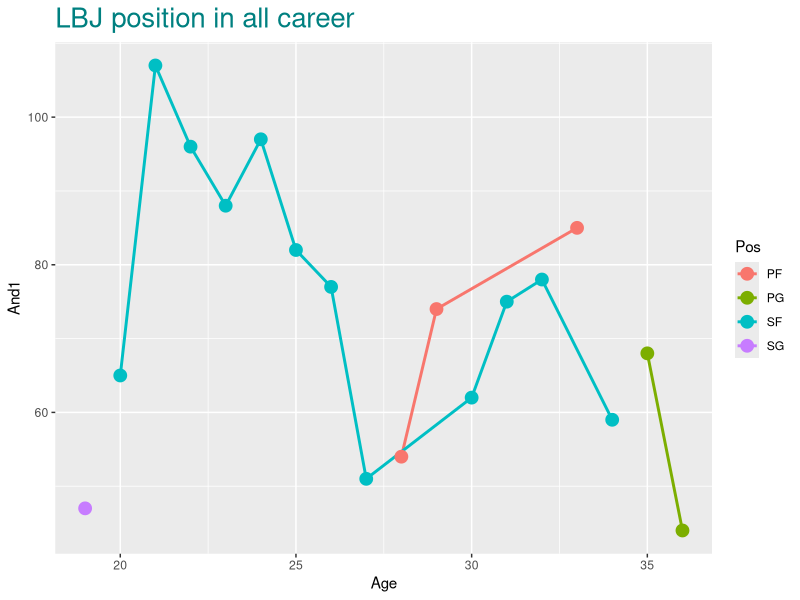

Source code (R):
setwd('C:/workspace/R')
LBJ <- read.csv('data/LBJ.csv')
library(dplyr)
library(ggplot2)

AND1 <- LBJ %>% filter(Age >= 19) %>% group_by(Age) %>% select(Pos, MP, And1, Age)


ggplot(AND1, aes(x=Age, y=And1, col=Pos)) + geom_line(size = 1) + geom_point(size = 4) +
    ggtitle('LBJ position in all career') +
    theme(plot.title=element_text(size=20, color="#008080"))


PO2021 <- read.csv('data/2021Playoff.csv')
